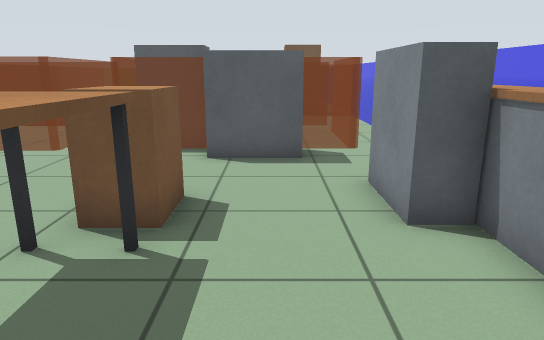
View 1 (above)

16 first-person views from a walk through a robot-simulator world made for Gazebo. The camera is 1 m above the floor, tilts 14° down and sees 70° across. The floor is counted in squares, 0.5 m on a side. Each view is taken from the middle of a square. On the plan, view 1 faces up. The plan holds only what a view shows up to about 19 squares ahead; the rest is blank.

View 2
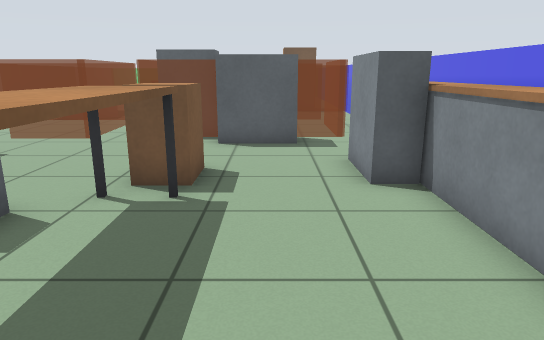

View 3
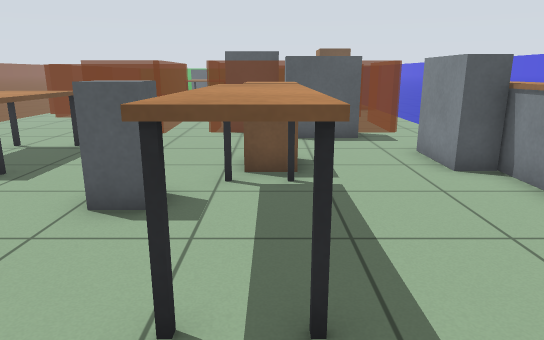

View 4
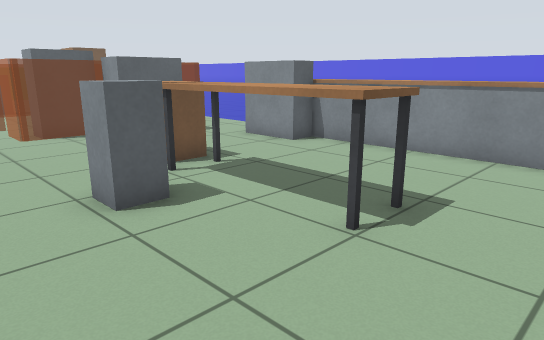

View 5
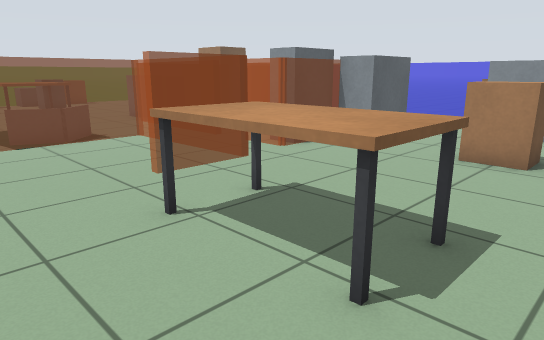

View 6
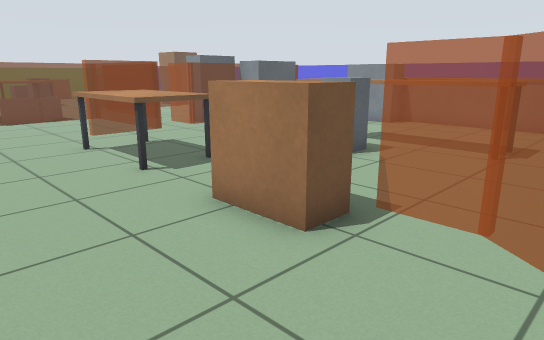

View 7
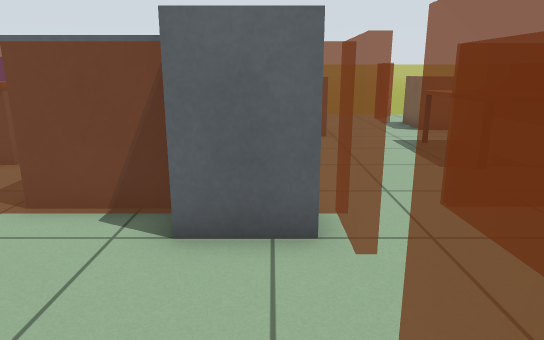

View 8
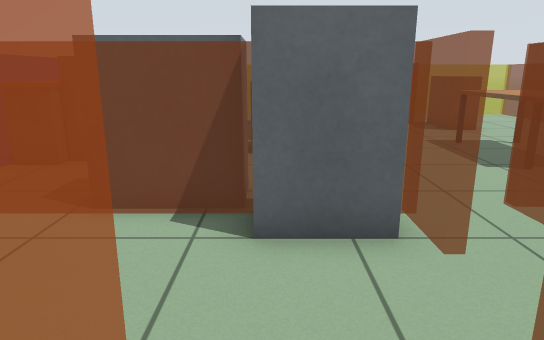

View 9
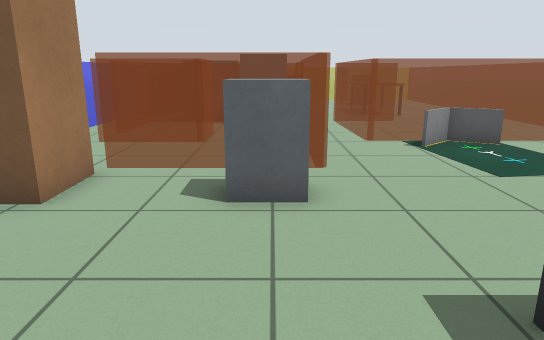

View 10
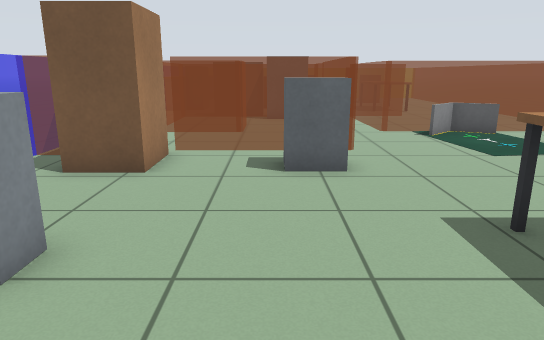

View 11
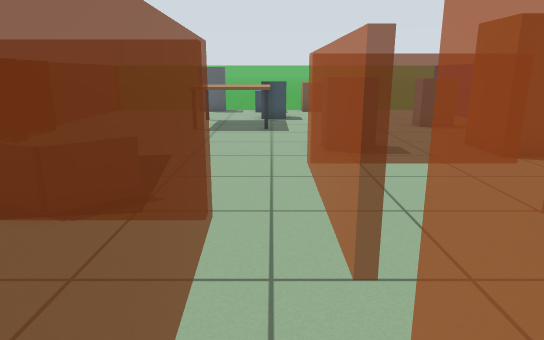

View 12
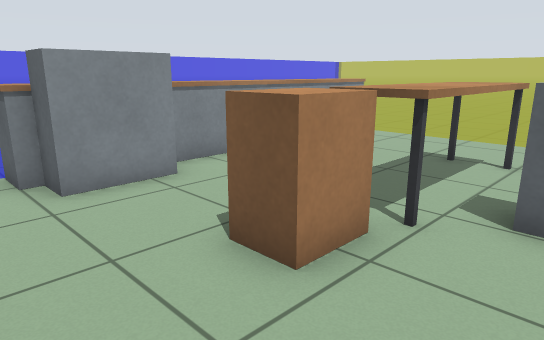

View 13
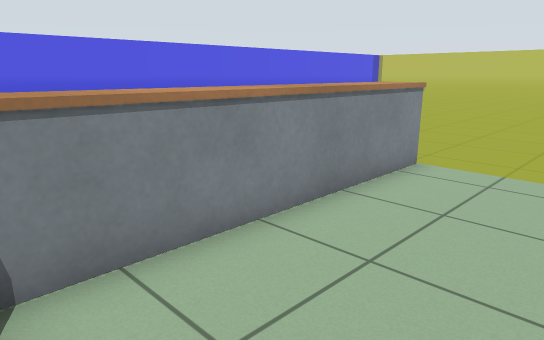

View 14
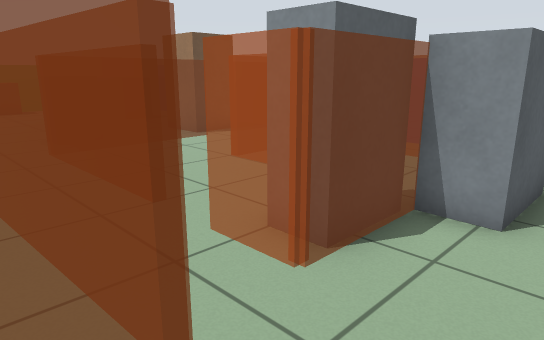

View 15
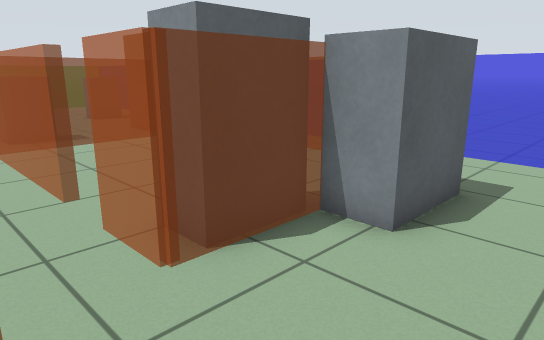

View 16
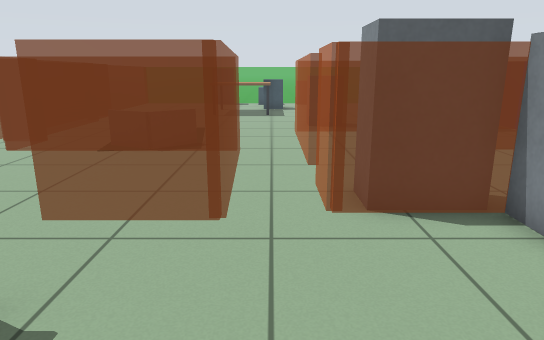

### Floor plan
Key: @ floor where view 1 was taken; # wall or solid block; . floor; B brown box; G grey box; C cabinet; E bench; T table; H thing the floor can be seen under or through; Y cyan box; O other object.
Columns run from 13 left of view 1 to 4 right of it. Each row starts with its distance up from view 1.
 31           CC
 30           ..
 29 ........ ... ..
 28 ........Y... ..
 27 .....T  Y... ..
 26 ..... TTT......
 25 .....TTTT.....GG
 24  ....TTTT.......
 23  ...............
 22  ................
 21  .. ......C...BB.
 20  .. ......C...B
 19  ..   ...     BB
 18  ...  ... .......
 17   ..  ... .......
 16   ..O O.. .......
 15     HH  . ..    .
 14 ....... . .. ....
 13 ....... ....... .
 12 ....... ....... .
 11 ....... .#GG..  .
 10   ...   ....GGG..
  9   ..........GG...
  8   ..BB...........
  7  ...BB.........CC#
  6  ...BB.....E...C #
  5  ...BB.....E...CC#
  4  .........EE....E#
  3  .......GGEE....E#
  2 ....C.....EE....E#
  1 ....C.....EE....E#
  0 ....C#....EE.@..E#
 -1 ..... ..........E#
 -2 ..... ..........E#
 -3 .. .. .. .......E#

Positions as (right, up) in squares from view 1, and headings:
1: (0, 0), facing up
2: (0, -2), facing up
3: (-2, -3), facing up
4: (-7, -3), facing up-right
5: (-12, 3), facing up-right
6: (-13, -3), facing up-right
7: (-3, 16), facing down
8: (-2, 16), facing down
9: (-3, 27), facing down
10: (-2, 29), facing down
11: (-5, 10), facing up
12: (-5, 9), facing down-right
13: (-1, 5), facing down-right
14: (-7, 8), facing up-right
15: (-6, 7), facing up-right
16: (-5, 5), facing up
